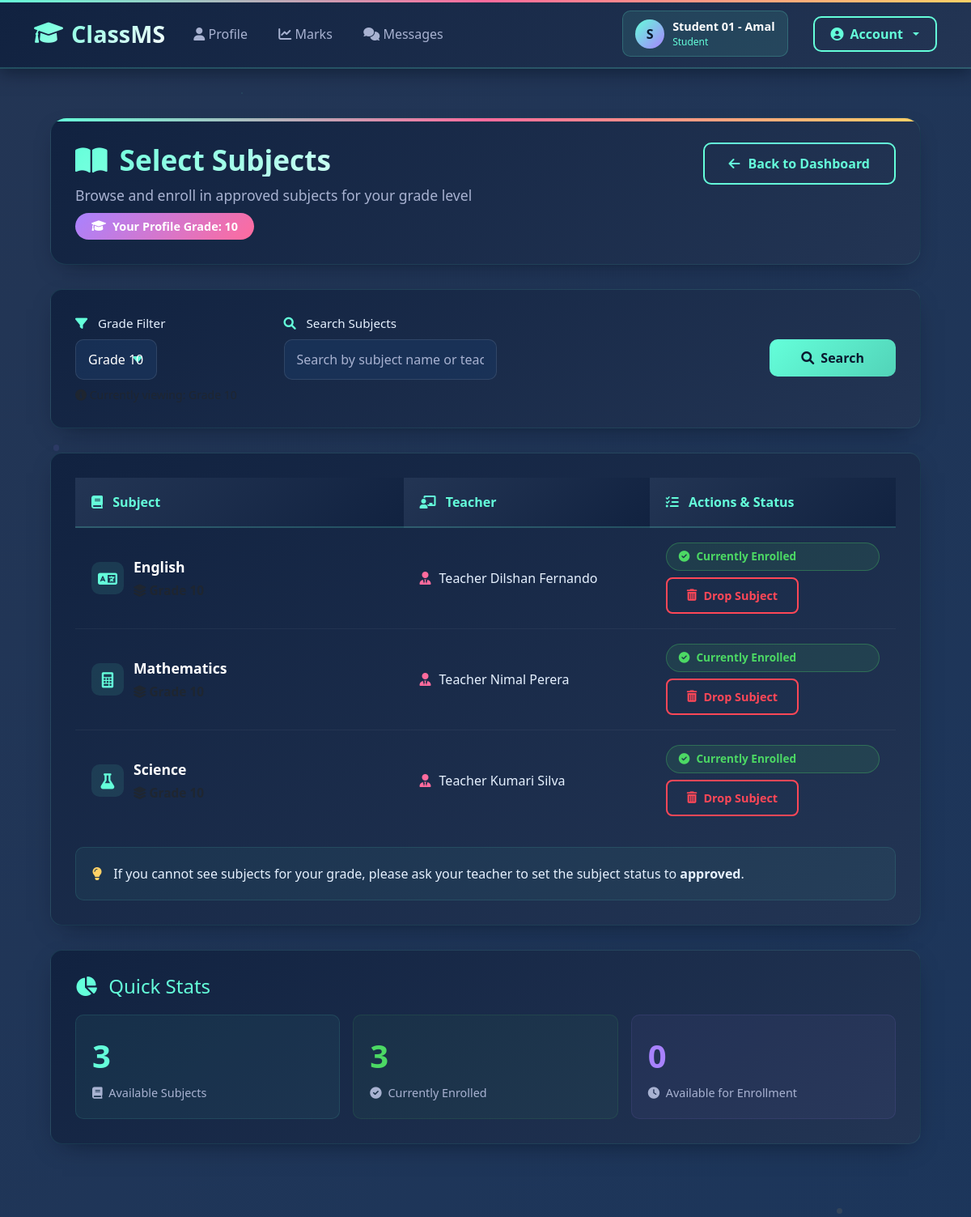
The app's page /student/subjects.php (signed in) with its own data.
### tables this page shows
CREATE TABLE `student_profiles` (
  `user_id` int(10) UNSIGNED NOT NULL,
  `grade` varchar(20) NOT NULL,
  `address` varchar(255) DEFAULT NULL,
  `guardian_name` varchar(120) DEFAULT NULL,
  `guardian_phone` varchar(30) DEFAULT NULL,
  `dob` date DEFAULT NULL
);

CREATE TABLE `subjects` (
  `id` int(10) UNSIGNED NOT NULL,
  `name` varchar(120) NOT NULL,
  `grade` varchar(20) NOT NULL,
  `teacher_id` int(10) UNSIGNED NOT NULL,
  `status` enum('pending','approved','rejected') NOT NULL DEFAULT 'approved',
  `created_at` timestamp NOT NULL DEFAULT current_timestamp()
);

CREATE TABLE `users` (
  `id` int(10) UNSIGNED NOT NULL,
  `role` enum('admin','teacher','student') NOT NULL DEFAULT 'student',
  `full_name` varchar(120) NOT NULL,
  `email` varchar(160) NOT NULL,
  `phone` varchar(30) DEFAULT NULL,
  `password_hash` varchar(255) NOT NULL,
  `created_at` timestamp NOT NULL DEFAULT current_timestamp()
);

### includes/auth.php (called while the page is built, shortened)
<?php
require_once __DIR__ . "/functions.php";
function current_user(){
  return $_SESSION['user'] ?? null;
}

### includes/functions.php (called while the page is built, shortened)
<?php
function e($s){ return htmlspecialchars($s ?? "", ENT_QUOTES, "UTF-8"); }

### student/subjects.php (the view, shortened to what this page needs)
<?php
require_once __DIR__ . "/../includes/auth.php";
$uid = (int) current_user()['id'];
$g = $conn->prepare("SELECT grade FROM student_profiles WHERE user_id=?");
$g->bind_param("i", $uid);
$g->execute();
$profileGrade = ($g->get_result()->fetch_assoc()['grade'] ?? '10');
$grade = trim($_GET['grade'] ?? $profileGrade);
$allowedGrades = ['6','7','8','9','10','11','12'];
$q = trim($_GET['q'] ?? '');
$like = "%" . $q . "%";
if ($q !== '') {
  $subs = $conn->prepare("
    SELECT s.*, u.full_name teacher_name,
      EXISTS(SELECT 1 FROM enrollments e WHERE e.student_id=? AND e.subject_id=s.id) AS enrolled
    FROM subjects s
    JOIN users u ON u.id=s.teacher_id
    WHERE s.grade=? AND s.status='approved'
      AND (s.name LIKE ? OR u.full_name LIKE ?)
    ORDER BY s.name
  ");
  $subs->bind_param("isss", $uid, $grade, $like, $like);
} else {
  $subs = $conn->prepare("
    SELECT s.*, u.full_name teacher_name,
      EXISTS(SELECT 1 FROM enrollments e WHERE e.student_id=? AND e.subject_id=s.id) AS enrolled
    FROM subjects s
    JOIN users u ON u.id=s.teacher_id
    WHERE s.grade=? AND s.status='approved'
    ORDER BY s.name
  ");
  $subs->bind_param("is", $uid, $grade);
}
$subs->execute();
$list = $subs->get_result();
require_once __DIR__ . "/../includes/header.php";
?>
<div class="bg-animation"></div>
<div class="particles" id="particles-container"></div>
<div class="container-custom">
    <div class="page-header">
        <div class="d-flex flex-wrap justify-content-between align-items-start">
            <div>
                <h1 class="page-title">
                    <i class="fas fa-book-open"></i> Select Subjects
                </h1>
                <div class="page-subtitle mb-2">
                    Browse and enroll in approved subjects for your grade level
                </div>
                <div class="grade-badge">
                    <i class="fas fa-graduation-cap"></i> Your Profile Grade: <?= e($profileGrade) ?>
                </div>
            </div>
            <a class="btn-back" href="/classms/student/dashboard.php">
                <i class="fas fa-arrow-left"></i> Back to Dashboard
            </a>
        </div>
    </div>
    <form method="get" class="filter-card">
        <div class="row g-3">
            <div class="col-md-3">
                <label class="filter-label">
                    <i class="fas fa-filter"></i> Grade Filter
                </label>
                <select class="form-select-custom" name="grade" onchange="this.form.submit()">
                    <?php foreach($allowedGrades as $gr): ?>
                        <option value="<?= $gr ?>" <?= ($grade === $gr) ? 'selected' : '' ?>>
                            Grade <?= $gr ?>
                        </option>
                    <?php endforeach; ?>
                </select>
                <div class="text-muted small mt-2">
                    <i class="fas fa-info-circle"></i> Currently viewing: Grade <?= e($grade) ?>
                </div>
            </div>
            <div class="col-md-7">
                <label class="filter-label">
                    <i class="fas fa-search"></i> Search Subjects
                </label>
                <input class="form-input-custom" name="q" value="<?= e($q) ?>"
                       placeholder="Search by subject name or teacher...">
            </div>
            <div class="col-md-2">
                <label class="filter-label">&nbsp;</label>
                <button class="btn-search" type="submit">
                    <i class="fas fa-search"></i> Search
                </button>
            </div>
        </div>
    </form>
    <div class="subjects-container">
        <div class="table-responsive">
            <table class="subjects-table">
                <thead>
                    <tr>
                        <th style="width: 40%;">
                            <i class="fas fa-book me-2"></i> Subject
                        </th>
                        <th style="width: 30%;">
                            <i class="fas fa-chalkboard-teacher me-2"></i> Teacher
                        </th>
                        <th style="width: 30%;">
                            <i class="fas fa-tasks me-2"></i> Actions & Status
                        </th>
                    </tr>
                </thead>
                <tbody>
                    <?php if($list->num_rows > 0): ?>
                        <?php
                        $rowDelay = 0;
                        $subjectIcons = [
                            'math' => 'fas fa-calculator',
                            'science' => 'fas fa-flask',
                            'english' => 'fas fa-language',
                            'history' => 'fas fa-landmark',
                            'computer' => 'fas fa-laptop-code',
                            'physics' => 'fas fa-atom',
                            'chemistry' => 'fas fa-vial',
                            'biology' => 'fas fa-dna',
                            'art' => 'fas fa-palette',
                            'music' => 'fas fa-music',
                            'pe' => 'fas fa-running',
                            'geography' => 'fas fa-globe-americas'
                        ];
                        while($r = $list->fetch_assoc()):
                            $rowDelay += 0.05;
                            $subjectLower = strtolower($r['name']);
                            $icon = 'fas fa-book';
                            foreach($subjectIcons as $key => $iconClass) {
                                if (strpos($subjectLower, $key) !== false) {
                                    $icon = $iconClass;
                                    break;
                                }
                            }
                        ?>
                            <tr style="animation-delay: <?= $rowDelay ?>s;">
                                <td>
                                    <div class="subject-name">
                                        <div class="subject-icon">
                                            <i class="<?= $icon ?>"></i>
                                        </div>
                                        <div>
                                            <?= e($r['name']) ?>
                                            <div class="text-muted small mt-1">
                                                <i class="fas fa-layer-group"></i> Grade <?= e($r['grade']) ?>
                                            </div>
                                        </div>
                                    </div>
                                </td>
                                <td>
                                    <div class="teacher-name">
                                        <i class="fas fa-user-tie teacher-icon"></i>
                                        <span><?= e($r['teacher_name']) ?></span>
                                    </div>
                                </td>
                                <td>
                                    <div class="d-flex flex-column gap-2">
                                        <div class="enrollment-status <?= ((int)$r['enrolled'] === 1) ? 'status-enrolled' : 'status-not-enrolled' ?>">
                                            <?php if((int)$r['enrolled'] === 1): ?>
                                                <i class="fas fa-check-circle"></i> Currently Enrolled
                                            <?php else: ?>
                                                <i class="fas fa-clock"></i> Available for Enrollment
                                            <?php endif; ?>
                                        </div>
                                        <div>
                                            <?php if((int)$r['enrolled'] === 1): ?>
                                                <a class="btn-action btn-drop"
                                                   data-confirm="Are you sure you want to drop this subject? This action cannot be undone."
                                                   href="?grade=<?= urlencode($grade) ?>&q=<?= urlencode($q) ?>&drop=<?= (int)$r['id'] ?>">
                                                    <i class="fas fa-trash-alt"></i> Drop Subject
                                                </a>
                                            <?php endif; ?>
                                        </div>
                                    </div>
                                </td>
                            </tr>
                        <?php endwhile; ?>
                    <?php endif; ?>
                </tbody>
            </table>
        </div>
        <div class="info-tip">
            <i class="fas fa-lightbulb"></i>
            <span style="color: var(--text-light);">
                If you cannot see subjects for your grade, please ask your teacher to set the subject status to <b>approved</b>.
            </span>
        </div>
    </div>
    <?php
    $totalSubjects = $list->num_rows;
    $list->data_seek(0);
    $enrolledCount = 0;
    while($r = $list->fetch_assoc()) {
        if((int)$r['enrolled'] === 1) $enrolledCount++;
    }
    ?>
    <div class="filter-card">
        <h4 style="color: var(--accent-blue); margin-bottom: 20px;">
            <i class="fas fa-chart-pie me-2"></i> Quick Stats
        </h4>
        <div class="row g-3">
            <div class="col-md-4">
                <div style="background: rgba(100, 255, 218, 0.05); padding: 20px; border-radius: 10px; border: 1px solid rgba(100, 255, 218, 0.1);">
                    <div style="color: var(--accent-blue); font-size: 2.5rem; font-weight: 700; margin-bottom: 5px;">
                        <?= $totalSubjects ?>
                    </div>
                    <div style="color: var(--text-muted); font-size: 0.9rem;">
                        <i class="fas fa-book me-1"></i> Available Subjects
                    </div>
                </div>
            </div>
            <div class="col-md-4">
                <div style="background: rgba(76, 217, 100, 0.05); padding: 20px; border-radius: 10px; border: 1px solid rgba(76, 217, 100, 0.1);">
                    <div style="color: var(--accent-green); font-size: 2.5rem; font-weight: 700; margin-bottom: 5px;">
                        <?= $enrolledCount ?>
                    </div>
                    <div style="color: var(--text-muted); font-size: 0.9rem;">
                        <i class="fas fa-check-circle me-1"></i> Currently Enrolled
                    </div>
                </div>
            </div>
            <div class="col-md-4">
                <div style="background: rgba(168, 130, 255, 0.05); padding: 20px; border-radius: 10px; border: 1px solid rgba(168, 130, 255, 0.1);">
                    <div style="color: var(--accent-purple); font-size: 2.5rem; font-weight: 700; margin-bottom: 5px;">
                        <?= $totalSubjects - $enrolledCount ?>
                    </div>
                    <div style="color: var(--text-muted); font-size: 0.9rem;">
                        <i class="fas fa-clock me-1"></i> Available for Enrollment
                    </div>
                </div>
            </div>
        </div>
    </div>
</div>
<link rel="stylesheet" href="https://cdnjs.cloudflare.com/ajax/libs/font-awesome/6.0.0/css/all.min.css">
<?php require_once __DIR__ . "/../includes/footer.php"; ?>

### assets/css/style.css (style rules this page uses)
:root { --primary: #4f46e5; --primary-hover: #4338ca; --bg-main: #f8fafc; --surface: #ffffff; --text-dark: #0f172a; --text-muted: #64748b; --border: #e2e8f0; --radius: 0.5rem; --shadow: 0 1px 3px 0 rgb(0 0 0 / 0.1), 0 1px 2px -1px rgb(0 0 0 / 0.1); }
* { box-sizing: border-box; margin: 0; padding: 0; }
body { font-family: -apple-system, BlinkMacSystemFont, "Segoe UI", Roboto, Oxygen, Ubuntu, Cantarell, sans-serif; background-color: var(--bg-main); color: var(--text-dark); line-height: 1.5; }
table { width: 100%; border-collapse: collapse; text-align: left; }
th, td { padding: 0.75rem 1rem; border-bottom: 1px solid var(--border); }
th { background-color: #f1f5f9; font-weight: 600; color: var(--text-muted); }

### includes/header.php (style rules this page uses)
:root { --dark-blue: #0a192f; --medium-blue: #112240; --light-blue: #233554; --accent-blue: #64ffda; --accent-pink: #ff6b9d; --accent-gold: #ffd166; --accent-purple: #a882ff; --accent-green: #4cd964; --accent-red: #ff4757; --text-white: #ffffff; --text-light: #e6f1ff; --text-muted: #a8b2d1; --card-shadow: 0 10px 30px -15px rgba(2, 12, 27, 0.7); }
body { background: linear-gradient(135deg, #0a192f 0%, #112240 50%, #233554 100%); color: var(--text-white); font-family: 'Segoe UI', Tahoma, Geneva, Verdana, sans-serif; min-height: 100vh; }
.bg-animation { position: fixed; top: 0; left: 0; width: 100%; height: 100%; z-index: -1; background: linear-gradient(-45deg, #0a192f, #112240, #1a365d, #233554); background-size: 400% 400%; animation: gradient-shift 15s ease infinite; }

### records on screen
student_profiles: grade "10", grade "Grade 10"
subjects: name "English", teacher.full_name "Teacher Dilshan Fernando"
subjects: name "Mathematics", teacher.full_name "Teacher Nimal Perera"
subjects: name "Science", teacher.full_name "Teacher Kumari Silva"

### other values on screen
substr(current_user()['full_name'], 0, 1) "S"
current_user()['full_name'] "Student 01 - Amal"
current_user()['role'] "Student"
$totalSubjects "3"
$enrolledCount "3"
$totalSubjects - $enrolledCount "0"
